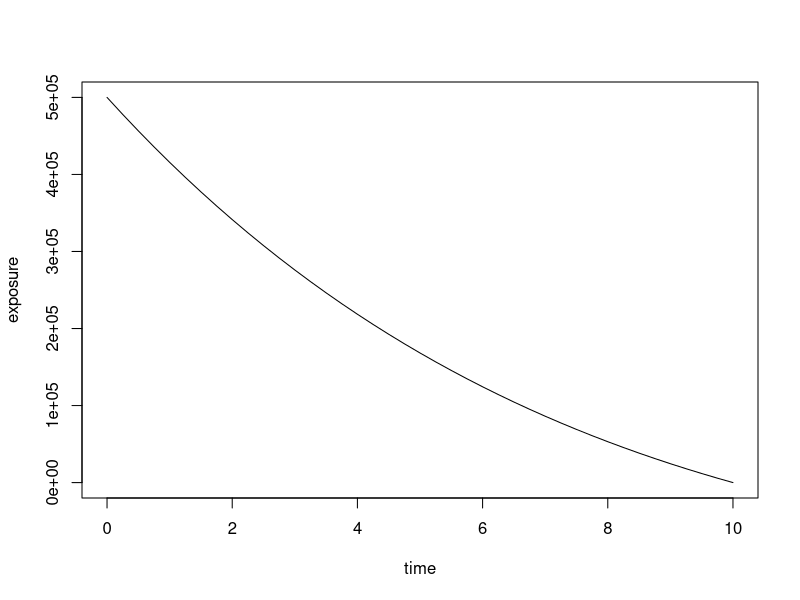
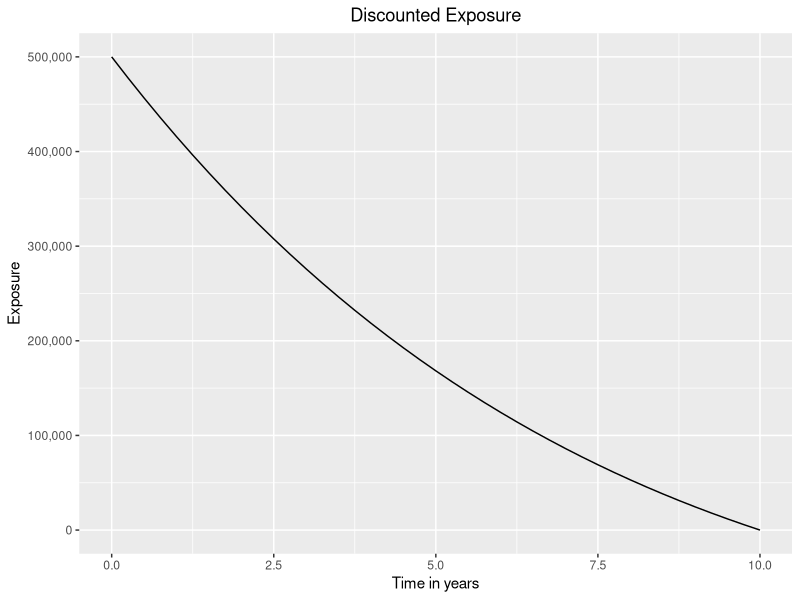
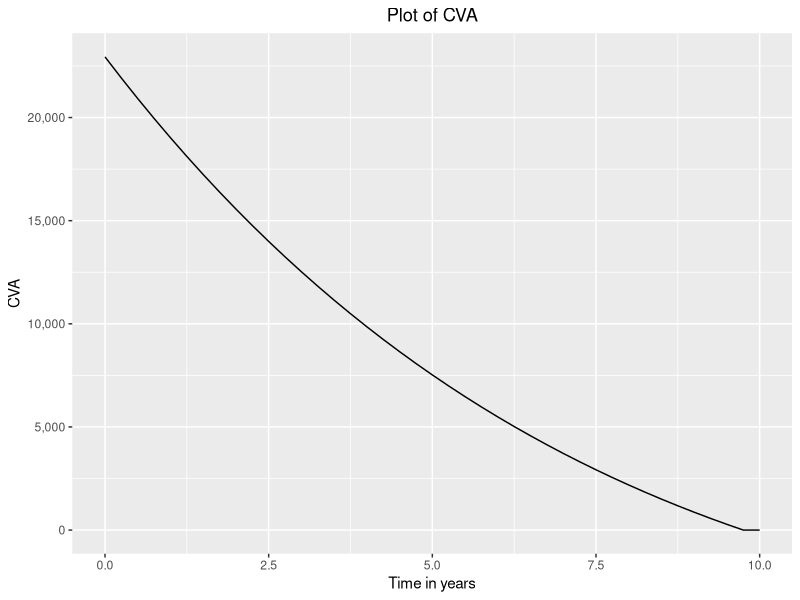
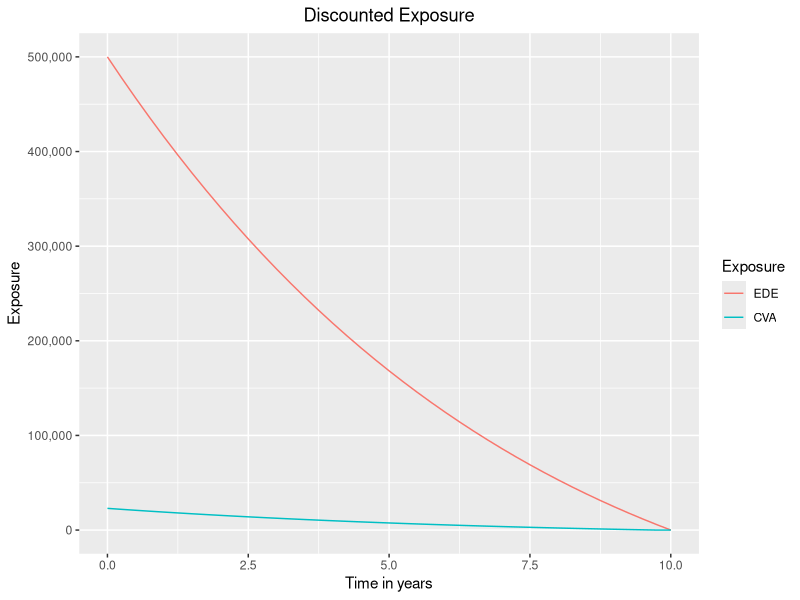

Recreate these plots in R, in order.
###imports libraries for plotting

library(ggplot2)
library(reshape2)

##Loan parameters

N<-500000 ##Loan notional 
install<-12500 #installments
steps<-40 #number of payments
r<-0.02  #interest rate

#Makes payments

payments<-rep(NA,steps)

for(i in 1:40)
{
  payments[i]<-(install)+(N-(i-1)*install)*r
}
####Calculates exposure

exposure<-rep(NA,steps+1)

for(i in 1:41)
{
  sum<-0
  for(j in i:40)
  {
    sum<-sum+payments[j]/(1+r)^j
  }
  exposure[i]<-sum
}
exposure[41]<-0

##Plots exposure

time<-seq(0,10,3/12)
plot(time,exposure, type="l")

df<-data.frame(time,exposure)
ggplot(df, aes(time,exposure))+geom_line()+
  scale_y_continuous(name="Exposure", labels = scales::comma)+
  scale_color_hue(name = "Exposure",labels = c("EDE"))+
  xlab("Time in years")+
  ggtitle("Discounted Exposure")+
  theme(plot.title = element_text(hjust = 0.5))

###Calculates CVA ##

LGD<-0.6 #Loss given default
PD<-0.002 #probability of default

CVA<-rep(NA,steps+1)
for(i in 1:41)
{
  sum<-0
  for(j in 1:40)
  {
    sum<-sum+LGD*exposure[i+1]*PD
  }
  CVA[i]<-sum
}

CVA[41]<-0

###Plots CVA ###

df<-data.frame(time,CVA)
ggplot(df, aes(time,CVA))+geom_line()+
  scale_y_continuous(name="CVA", labels = scales::comma)+
  scale_color_hue(name = "CVA",labels = c("CVA"))+
  xlab("Time in years")+
  ggtitle("Plot of CVA")+
  theme(plot.title = element_text(hjust = 0.5))


df<-data.frame(time,exposure,CVA)
df<-melt(df,  id = c('time'))

ggplot(df, aes(time,value))+geom_line(aes(colour = variable))+
  scale_y_continuous(name="Exposure", labels = scales::comma)+
  scale_color_hue(name = "Exposure",labels = c("EDE","CVA"))+
  xlab("Time in years")+
  ggtitle("Discounted Exposure")+
  theme(plot.title = element_text(hjust = 0.5))
